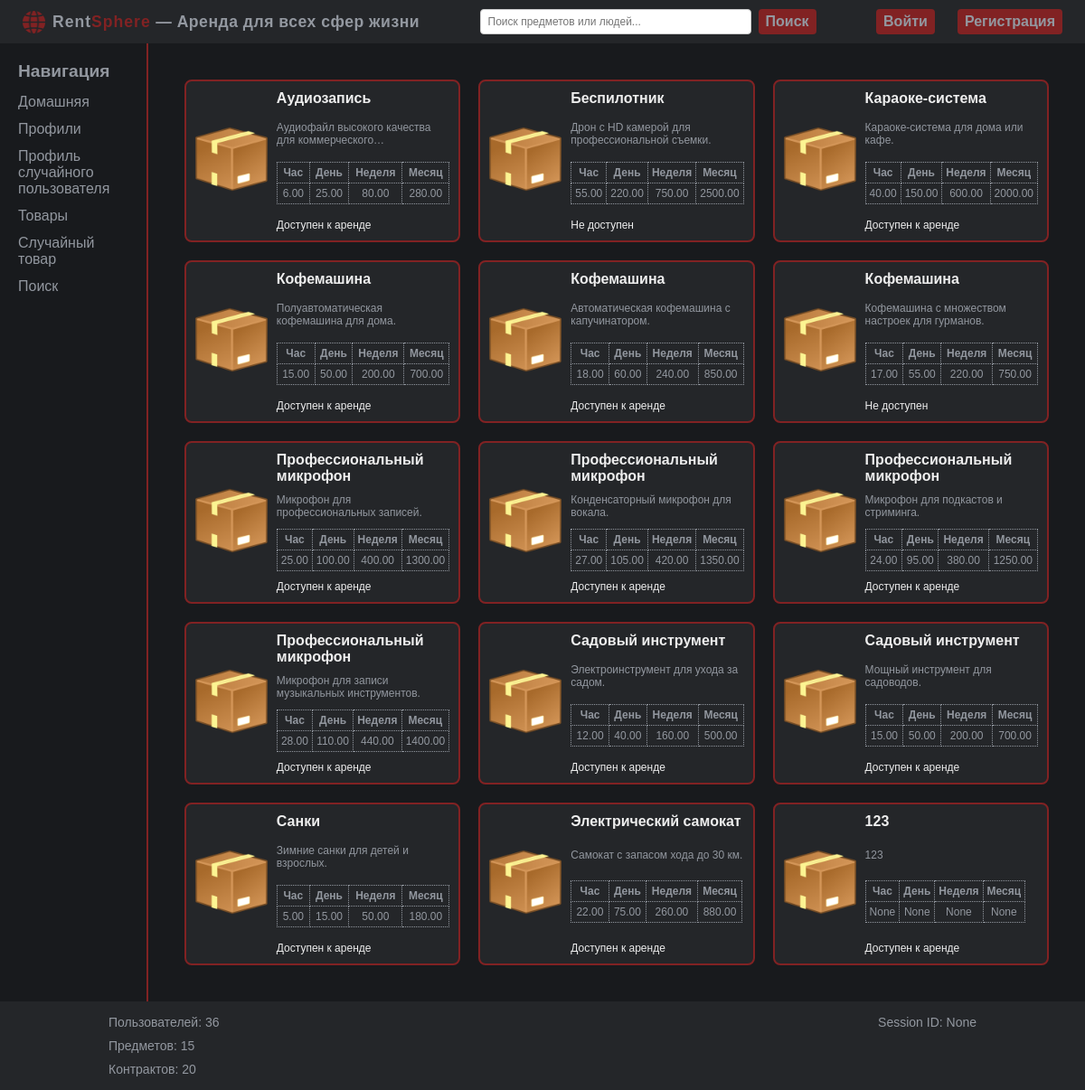
Page /items/ on the earlier database version.
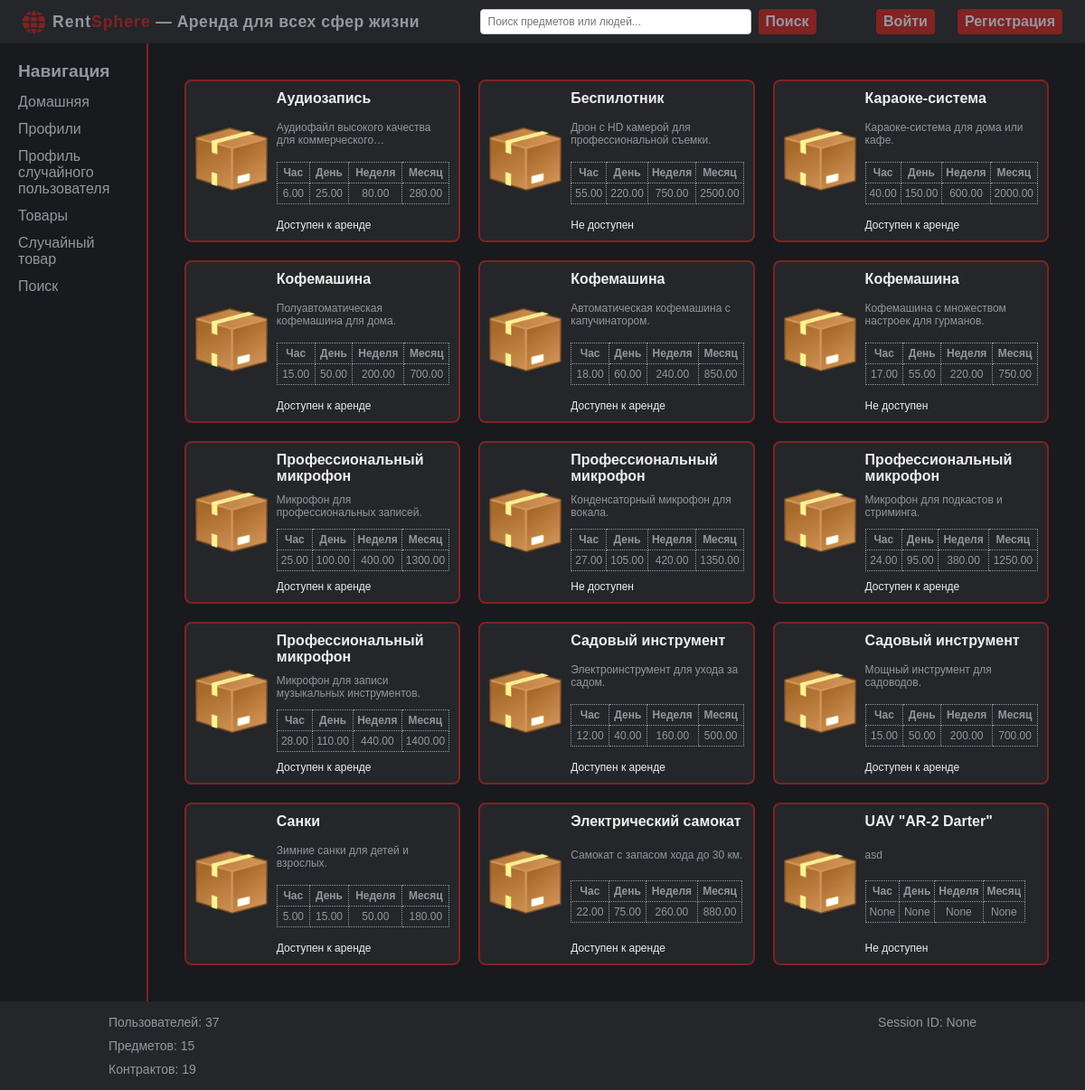
Same page on the later database version.
### models.py (models this page shows, shortened)
class Item(Base):
    __tablename__ = "items"
    id = Column(Integer, primary_key=True)
    photo = Column(String(255))
    name = Column(String(255), nullable=False)
    desc = Column(Text)
    price_h = Column(Numeric(10, 2), nullable=True)
    price_d = Column(Numeric(10, 2), nullable=True)
    price_w = Column(Numeric(10, 2), nullable=True)
    price_m = Column(Numeric(10, 2), nullable=True)
    owner_id = Column(Integer, ForeignKey("users.id"))
    owner = relationship("User", backref="owner_items")

### app.py (the view)
@app.route("/items/", methods=["GET"])
def items():
    items_list = models.Item.query.all()
    item_card_data = []
    for item in items_list:
        contract = models.Contract.query.filter_by(item_id=item.id).first()
        is_available = contract.is_available if contract else None
        item_card_data.append({"id": item.id,
                               "name": item.name,
                               "photo": item.photo,
                               "desc": item.desc,
                               "price_h": item.price_h,
                               "price_d": item.price_d,
                               "price_w": item.price_w,
                               "price_m": item.price_m,
                               "owner_id": item.owner_id,
                               "is_available": is_available})
    return render_template("items.html", items=item_card_data)

### app.py (called while the page is built, shortened)
@app.teardown_request
def teardown_request(exceptions=None):
    db_session.remove()

@app.context_processor
def stats_data():
    session_id = session.get("user_id")
    users_total = models.User.query.count()
    items_total = models.Item.query.count()
    contracts_total = models.Contract.query.count()
    stats = {"users_total": users_total,
             "items_total": items_total,
             "contracts_total": contracts_total,
             "session_id": session_id}
    return dict(stats=stats)

@app.context_processor
def inject_user():
    user_id = session.get("user_id")
    user_data = {"id": None, "login": "Guest"}
    return {"current_user": user_data}

### templates/items.html (shortened to what this page needs)
{% extends 'base.html' %}
{% block content %}
    {% include 'items_list.html' %}
{% endblock %}

### templates/items_list.html
<div class="items-container">
    {% for item in items %}
    <a href="{{ url_for('item_details', item_id=item.id) }}" class="item-card">
        <div class="item-photo">
            <img src="{{ url_for('static', filename='images/items/default_item.png') }}" alt="Photo">
        </div>
        <div class="item-short-details">
            <div class="item-name">{{ item.name }}</div>
            <div class="item-short-desc">{{ item.desc }}</div>
            <table class="price-table">
                <tr>
                    <th>Час</th>
                    <th>День</th>
                    <th>Неделя</th>
                    <th>Месяц</th>
                </tr>
                <tr>
                    <td>{{ item.price_h }}</td>
                    <td>{{ item.price_d }}</td>
                    <td>{{ item.price_w }}</td>
                    <td>{{ item.price_m }}</td>
                </tr>
            </table>
            <div class="item-data">
                {% if item.is_available %}
                    Доступен к аренде
                {% else %}
                    Не доступен
                {% endif %}
            </div>
        </div>
    </a>
    {% endfor %}
</div>

Differences in the rows shown:
computed for Item "Конденсаторный микрофон для вокала.": text "Доступен к аренде" → "Не доступен"
changed Item: name "123" → "UAV \"AR-2 Darter\""; desc "123" → "asd"; text "Доступен к аренде" → "Не доступен"
Other differences:
{{ stats.users_total }}: "36" → "37"
{{ stats.contracts_total }}: "20" → "19"
